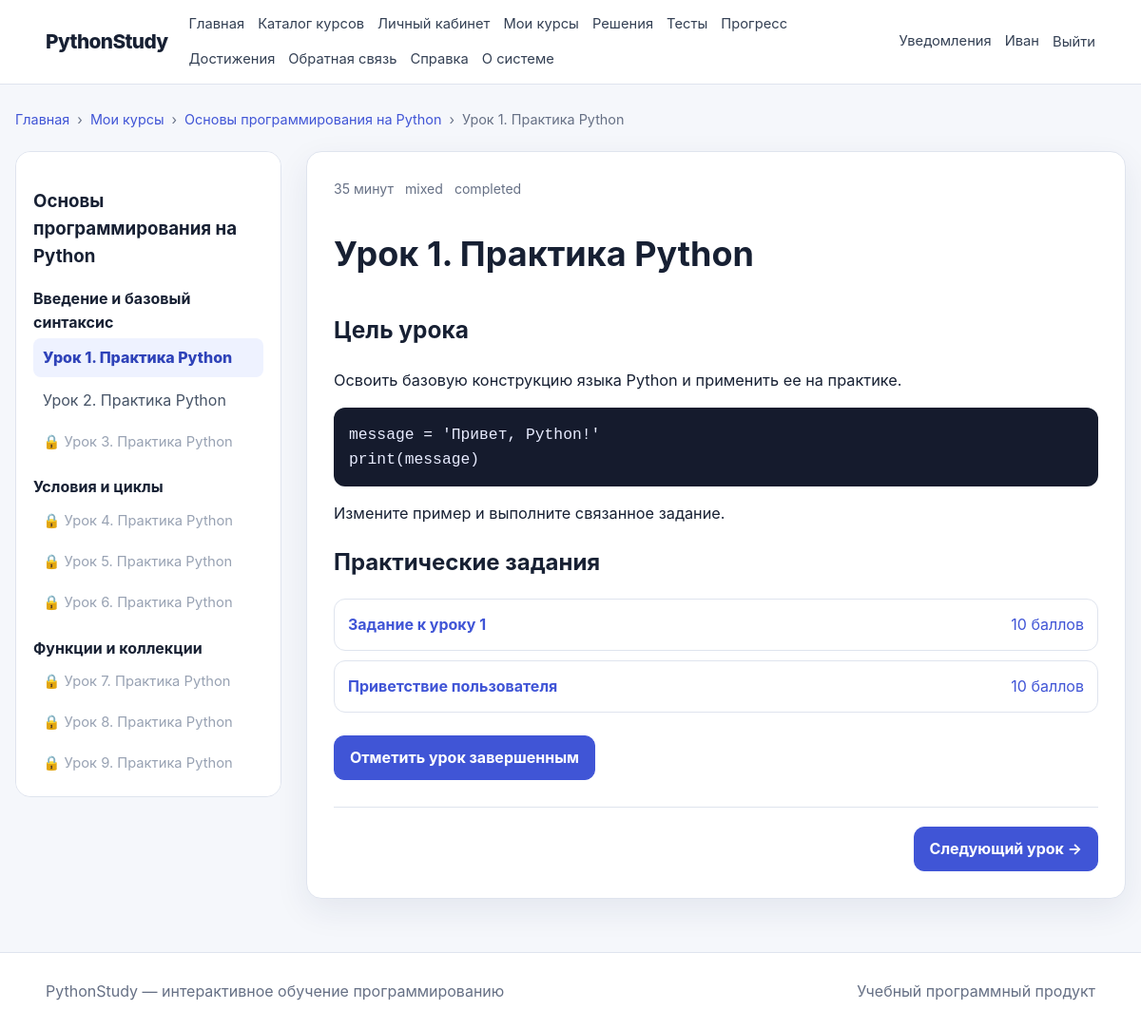
The app's page /student/lessons/1 (signed in) with its own data.
### app/models/user.py (models this page shows, shortened)
class User(UserMixin, TimestampMixin, db.Model):
    __tablename__ = "users"
    id = db.Column(db.BigInteger().with_variant(db.Integer, "sqlite"), primary_key=True)
    role_id = db.Column(db.BigInteger().with_variant(db.Integer, "sqlite"), db.ForeignKey("roles.id"), nullable=False)
    username = db.Column(db.String(80), unique=True, index=True)
    email = db.Column(db.String(255), unique=True, nullable=False, index=True)
    password_hash = db.Column(db.String(255), nullable=False)
    last_name = db.Column(db.String(100), nullable=False)
    first_name = db.Column(db.String(100), nullable=False)
    middle_name = db.Column(db.String(100))
    avatar_path = db.Column(db.String(500))
    status = db.Column(db.String(30), default="active", nullable=False, index=True)
    is_email_verified = db.Column(db.Boolean, default=False, nullable=False)
    last_login_at = db.Column(db.DateTime(timezone=True))
    role = db.relationship("Role", back_populates="users")
    taught_courses = db.relationship("Course", back_populates="teacher", foreign_keys="Course.teacher_id")
    enrollments = db.relationship("CourseEnrollment", back_populates="user", cascade="all, delete-orphan")
    lesson_progress = db.relationship("LessonProgress", back_populates="user", cascade="all, delete-orphan")
    submissions = db.relationship("Submission", back_populates="user", cascade="all, delete-orphan", foreign_keys="Submission.user_id")
    quiz_attempts = db.relationship("QuizAttempt", back_populates="user", cascade="all, delete-orphan")
    notifications = db.relationship("Notification", back_populates="user", cascade="all, delete-orphan")
    @property
    def is_active_account(self):
        return self.status == "active"
    @property
    def is_active(self):
        return self.is_active_account
    def has_role(self, *codes):
        return bool(self.role and self.role.code in codes)

### app/models/course.py (models this page shows, shortened)
class Course(TimestampMixin, db.Model):
    __tablename__ = "courses"
    id = db.Column(db.BigInteger().with_variant(db.Integer, "sqlite"), primary_key=True)
    teacher_id = db.Column(db.BigInteger().with_variant(db.Integer, "sqlite"), db.ForeignKey("users.id"), nullable=False)
    title = db.Column(db.String(255), nullable=False)
    slug = db.Column(db.String(255), unique=True, nullable=False, index=True)
    short_description = db.Column(db.String(500), nullable=False)
    full_description = db.Column(db.Text, nullable=False)
    cover_path = db.Column(db.String(500))
    difficulty = db.Column(db.String(30), default="beginner", nullable=False)
    status = db.Column(db.String(30), default="draft", nullable=False, index=True)
    estimated_hours = db.Column(db.Integer, default=1, nullable=False)
    passing_score = db.Column(db.Integer, default=70, nullable=False)
    is_sequential = db.Column(db.Boolean, default=True, nullable=False)
    published_at = db.Column(db.DateTime(timezone=True))
    teacher = db.relationship("User", back_populates="taught_courses", foreign_keys=[teacher_id])
    modules = db.relationship("CourseModule", back_populates="course", cascade="all, delete-orphan", order_by="CourseModule.order_index")
    enrollments = db.relationship("CourseEnrollment", back_populates="course", cascade="all, delete-orphan")
    quizzes = db.relationship("Quiz", back_populates="course", cascade="all, delete-orphan")

class CourseModule(TimestampMixin, db.Model):
    __tablename__ = "course_modules"
    __table_args__ = (db.UniqueConstraint("course_id", "order_index", name="uq_module_order"),)
    id = db.Column(db.BigInteger().with_variant(db.Integer, "sqlite"), primary_key=True)
    course_id = db.Column(db.BigInteger().with_variant(db.Integer, "sqlite"), db.ForeignKey("courses.id"), nullable=False)
    title = db.Column(db.String(255), nullable=False)
    description = db.Column(db.Text)
    order_index = db.Column(db.Integer, nullable=False)
    is_required = db.Column(db.Boolean, default=True, nullable=False)
    course = db.relationship("Course", back_populates="modules")
    lessons = db.relationship("Lesson", back_populates="module", cascade="all, delete-orphan", order_by="Lesson.order_index")

### app/models/lesson.py (models this page shows)
class Lesson(TimestampMixin, db.Model):
    __tablename__ = "lessons"
    __table_args__ = (db.UniqueConstraint("module_id", "order_index", name="uq_lesson_order"),)
    id = db.Column(db.BigInteger().with_variant(db.Integer, "sqlite"), primary_key=True)
    module_id = db.Column(db.BigInteger().with_variant(db.Integer, "sqlite"), db.ForeignKey("course_modules.id"), nullable=False)
    title = db.Column(db.String(255), nullable=False)
    slug = db.Column(db.String(255), nullable=False)
    summary = db.Column(db.String(500))
    content = db.Column(db.Text, nullable=False)
    lesson_type = db.Column(db.String(30), default="theory", nullable=False)
    order_index = db.Column(db.Integer, nullable=False)
    estimated_minutes = db.Column(db.Integer, default=15, nullable=False)
    is_required = db.Column(db.Boolean, default=True, nullable=False)
    is_published = db.Column(db.Boolean, default=False, nullable=False)
    module = db.relationship("CourseModule", back_populates="lessons")
    materials = db.relationship("LessonMaterial", back_populates="lesson", cascade="all, delete-orphan", order_by="LessonMaterial.order_index")
    progress_records = db.relationship("LessonProgress", back_populates="lesson", cascade="all, delete-orphan")
    tasks = db.relationship("ProgrammingTask", back_populates="lesson", cascade="all, delete-orphan", order_by="ProgrammingTask.order_index")
    quizzes = db.relationship("Quiz", back_populates="lesson")

class LessonProgress(db.Model):
    __tablename__ = "lesson_progress"
    __table_args__ = (db.UniqueConstraint("user_id", "lesson_id", name="uq_lesson_progress"),)
    id = db.Column(db.BigInteger().with_variant(db.Integer, "sqlite"), primary_key=True)
    user_id = db.Column(db.BigInteger().with_variant(db.Integer, "sqlite"), db.ForeignKey("users.id"), nullable=False)
    lesson_id = db.Column(db.BigInteger().with_variant(db.Integer, "sqlite"), db.ForeignKey("lessons.id"), nullable=False)
    status = db.Column(db.String(30), default="not_started", nullable=False)
    time_spent_seconds = db.Column(db.Integer, default=0, nullable=False)
    started_at = db.Column(db.DateTime(timezone=True))
    completed_at = db.Column(db.DateTime(timezone=True))
    last_opened_at = db.Column(db.DateTime(timezone=True), default=utcnow, nullable=False)
    updated_at = db.Column(db.DateTime(timezone=True), default=utcnow, onupdate=utcnow, nullable=False)
    user = db.relationship("User", back_populates="lesson_progress")
    lesson = db.relationship("Lesson", back_populates="progress_records")

### app/models/task.py (models this page shows)
class ProgrammingTask(TimestampMixin, db.Model):
    __tablename__ = "programming_tasks"
    id = db.Column(db.BigInteger().with_variant(db.Integer, "sqlite"), primary_key=True)
    lesson_id = db.Column(db.BigInteger().with_variant(db.Integer, "sqlite"), db.ForeignKey("lessons.id"), nullable=False)
    created_by = db.Column(db.BigInteger().with_variant(db.Integer, "sqlite"), db.ForeignKey("users.id"), nullable=False)
    title = db.Column(db.String(255), nullable=False)
    slug = db.Column(db.String(255), nullable=False)
    description = db.Column(db.Text, nullable=False)
    input_description = db.Column(db.Text)
    output_description = db.Column(db.Text)
    examples = db.Column(db.Text)
    starter_code = db.Column(db.Text)
    reference_solution = db.Column(db.Text)
    difficulty = db.Column(db.String(30), default="beginner", nullable=False)
    points = db.Column(db.Integer, default=10, nullable=False)
    time_limit_seconds = db.Column(db.Numeric(5, 2), default=2, nullable=False)
    memory_limit_mb = db.Column(db.Integer, default=256, nullable=False)
    allowed_imports = db.Column(db.JSON)
    status = db.Column(db.String(30), default="draft", nullable=False)
    order_index = db.Column(db.Integer, default=1, nullable=False)
    is_required = db.Column(db.Boolean, default=True, nullable=False)
    lesson = db.relationship("Lesson", back_populates="tasks")
    author = db.relationship("User", foreign_keys=[created_by])
    test_cases = db.relationship("TaskTestCase", back_populates="task", cascade="all, delete-orphan", order_by="TaskTestCase.order_index")
    submissions = db.relationship("Submission", back_populates="task", cascade="all, delete-orphan")

### app/student/routes.py (the view)
@bp.route("/lessons/<int:lesson_id>")
@roles_required("student")
def lesson(lesson_id):
    lesson = Lesson.query.get_or_404(lesson_id)
    course = lesson.module.course
    _require_enrollment(course.id)
    if not lesson.is_published or not lesson_is_unlocked(current_user.id, lesson):
        abort(403)
    progress = LessonProgress.query.filter_by(user_id=current_user.id, lesson_id=lesson.id).first()
    if not progress:
        progress = LessonProgress(user_id=current_user.id, lesson_id=lesson.id, status="in_progress", started_at=utcnow())
        db.session.add(progress)
    else:
        progress.last_opened_at = utcnow()
        if progress.status == "not_started":
            progress.status = "in_progress"
    db.session.commit()
    lessons = ordered_published_lessons(course)
    lesson_index = next(index for index, item in enumerate(lessons) if item.id == lesson.id)
    previous_lesson = lessons[lesson_index - 1] if lesson_index > 0 else None
    next_lesson = lessons[lesson_index + 1] if lesson_index + 1 < len(lessons) else None
    unlocked_lesson_ids = {
        item.id for item in lessons if lesson_is_unlocked(current_user.id, item)
    }
    return render_template(
        "student/lesson.html",
        lesson=lesson,
        course=course,
        progress=progress,
        previous_lesson=previous_lesson,
        next_lesson=next_lesson,
        unlocked_lesson_ids=unlocked_lesson_ids,
        breadcrumbs=[("Главная", "public.index"), ("Мои курсы", "student.my_courses"), (course.title, lambda: url_for("public.course_detail", slug=course.slug)), (lesson.title, None)],
    )

### app/templates/student/lesson.html (shortened to what this page needs)
{% extends 'base.html' %}
{% block content %}
  <div class="lesson-layout">
    <aside class="lesson-sidebar">
      <h3>{{ course.title }}</h3>
      {% for module in course.modules %}
        <div class="sidebar-module">
          <strong>{{ module.title }}</strong>
          {% for item in module.lessons if item.is_published %}
            {% if item.id in unlocked_lesson_ids %}
              <a class="{% if item.id == lesson.id %}active{% endif %}"
                 href="{{ url_for('student.lesson', lesson_id=item.id) }}">{{ item.title }}</a>
            {% else %}
              <span class="locked-lesson" title="Сначала завершите предыдущие уроки">🔒 {{ item.title }}</span>
            {% endif %}
          {% endfor %}
        </div>
      {% endfor %}
    </aside>
    <article class="lesson-content">
      <div class="lesson-meta">
        <span>{{ lesson.estimated_minutes }} минут</span>
        <span>{{ lesson.lesson_type }}</span>
        <span>{{ progress.status }}</span>
      </div>
      <h1>{{ lesson.title }}</h1>
      <div class="prose">{{ lesson.content|safe }}</div>
      {% if lesson.tasks %}
        <h2>Практические задания</h2>
        <div class="task-list">
          {% for task in lesson.tasks if task.status == 'published' %}
            <a href="{{ url_for('student.task', task_id=task.id) }}">
              <strong>{{ task.title }}</strong>
              <span>{{ task.points }} баллов</span>
            </a>
          {% endfor %}
        </div>
      {% endif %}
      <button class="button" id="complete-lesson" data-lesson-id="{{ lesson.id }}">Отметить урок завершенным</button>
      <nav class="lesson-navigation" aria-label="Навигация между уроками">
        {% if next_lesson %}
          {% if next_lesson.id in unlocked_lesson_ids %}
            <a class="button" href="{{ url_for('student.lesson', lesson_id=next_lesson.id) }}">Следующий урок →</a>
          {% else %}
            <span class="next-lesson-locked">Завершите текущий урок</span>
          {% endif %}
        {% endif %}
      </nav>
    </article>
  </div>
{% endblock %}

### app/templates/base.html (shortened to what this page needs)
<!DOCTYPE html>
<html lang="ru">
  <head>
    <link rel="stylesheet" href="{{ url_for('static', filename='css/main.css') }}">
    <link rel="stylesheet" href="{{ url_for('static', filename='css/responsive.css') }}">
  </head>
  <body>
    <header class="topbar">
      <a class="brand" href="{{ url_for('public.index') }}">PythonStudy</a>
      <nav class="main-nav" aria-label="Основное меню">
        <a href="{{ url_for('public.index') }}">Главная</a>
        <a href="{{ url_for('public.courses') }}">Каталог курсов</a>
        {% if current_user.is_authenticated and current_user.has_role('student') %}
          <a href="{{ url_for('student.dashboard') }}">Личный кабинет</a>
          <a href="{{ url_for('student.my_courses') }}">Мои курсы</a>
          <a href="{{ url_for('student.submissions') }}">Решения</a>
          <a href="{{ url_for('student.quiz_attempts') }}">Тесты</a>
          <a href="{{ url_for('student.progress') }}">Прогресс</a>
          <a href="{{ url_for('student.achievements') }}">Достижения</a>
        {% elif current_user.is_authenticated and current_user.has_role('teacher') %}
          <a href="{{ url_for('teacher.dashboard') }}">Кабинет преподавателя</a>
          <a href="{{ url_for('teacher.courses') }}">Мои курсы</a>
        {% elif current_user.is_authenticated and current_user.has_role('admin') %}
          <a href="{{ url_for('admin.dashboard') }}">Администрирование</a>
          <a href="{{ url_for('admin.users') }}">Пользователи</a>
          <a href="{{ url_for('admin.settings') }}">Настройки</a>
        {% endif %}
        <a href="{{ url_for('public.feedback') }}">Обратная связь</a>
        <a href="{{ url_for('public.help_page') }}">Справка</a>
        <a href="{{ url_for('public.about') }}">О системе</a>
      </nav>
      <div class="auth-zone">
        {% if current_user.is_authenticated %}
          <a href="{{ url_for('student.notifications') }}">Уведомления</a>
          <a href="{{ url_for('student.profile') }}">{{ current_user.first_name }}</a>
          <form method="post" action="{{ url_for('auth.logout') }}" class="inline-form">
            <button class="link-button" type="submit">Выйти</button>
          </form>
        {% else %}
          <a href="{{ url_for('auth.login') }}">Войти</a>
          <a class="button small" href="{{ url_for('auth.register') }}">Регистрация</a>
        {% endif %}
      </div>
    </header>
    <main class="page-shell">
      {% include 'partials/breadcrumbs.html' %}
      {% block content %}{% endblock %}
    </main>
    <footer class="footer">
      <div>PythonStudy — интерактивное обучение программированию</div>
      <div>Учебный программный продукт</div>
    </footer>
  </body>
</html>

### app/templates/partials/breadcrumbs.html
{% if breadcrumbs %}
  <nav class="breadcrumbs" aria-label="Хлебные крошки">
    {% for item in breadcrumbs %}
      {% if not loop.last and item[1] %}
        {% if item[1] is string %}
          <a href="{{ url_for(item[1]) }}">{{ item[0] }}</a>
        {% else %}
          <a href="{{ item[1]() }}">{{ item[0] }}</a>
        {% endif %}
        <span>›</span>
      {% else %}
        <span aria-current="page">{{ item[0] }}</span>
      {% endif %}
    {% endfor %}
  </nav>
{% endif %}

### records on screen
User: first_name "Иван"
Course: title "Основы программирования на Python"
Lesson: title "Урок 1. Практика Python", estimated_minutes "35", lesson_type "mixed", content "Цель урока Освоить базовую конструкцию языка Python и применить ее на практике. message = 'Привет, Python!' print(message) Измените пример и выполните связанное задание."
CourseModule: title "Введение и базовый синтаксис"
Lesson: title "Урок 2. Практика Python"
Lesson: title "Урок 3. Практика Python"
CourseModule: title "Условия и циклы"
Lesson: title "Урок 4. Практика Python"
Lesson: title "Урок 5. Практика Python"
Lesson: title "Урок 6. Практика Python"
CourseModule: title "Функции и коллекции"
Lesson: title "Урок 7. Практика Python"
Lesson: title "Урок 8. Практика Python"
Lesson: title "Урок 9. Практика Python"
LessonProgress: status "completed"
ProgrammingTask: title "Задание к уроку 1", points "10"
ProgrammingTask: title "Приветствие пользователя", points "10"

### other values on screen
{{ item[0] }} "Главная" "Мои курсы"
